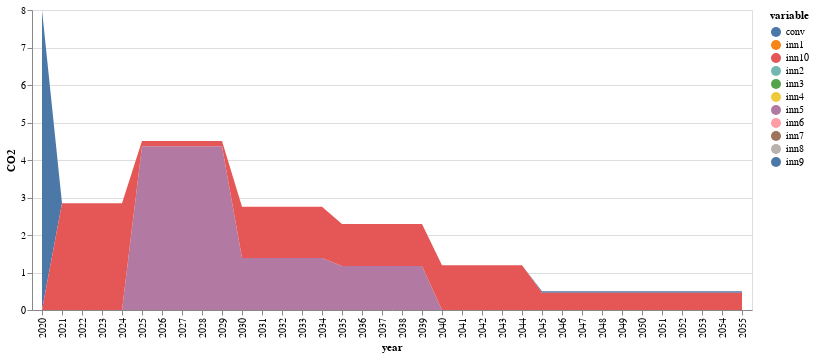

The notebook cell saved with this chart:
### Code cell
function conventional(t)
    return initial[1,3]*(1-sum(JuMP.values.(xk)[k,t] for k in 1:nrow(compromise)))
end

function innovation(i,t)
    if i==1
        return sum(JuMP.values.(xk)[k,t]*(co2fac[k,t]) for k=1:mapki[i,2])
    else
        return sum(JuMP.values.(xk)[k,t]*(co2fac[k,t]) for k=mapki[i-1,2]:mapki[i,2])
    end
end

conv=zeros(51)

conv[1]=initial[1,3]
inn_co2=zeros(nrow(innovations),51)

for inn in 1:nrow(innovations)
    inn_co2[inn,1]=0
end
j=0
for i in 2:51
    if 0 ≤ i ≤ 5
        j=1
    elseif 6 ≤ i ≤ 10
        j=2
    elseif 6 ≤ i ≤ 10
        j=3
    elseif 11 ≤ i ≤ 15
        j=4
    elseif 16 ≤ i ≤ 20
        j=5
    elseif 21 ≤ i ≤ 25
        j=6
    else
        j=7
    end
        
    conv[i]=conventional(j)
    for inn in 1:nrow(innovations)
        inn_co2[inn,i]=innovation(inn,j)
    end
end


sNames = ["conv","inn1","inn2","inn3","inn4","inn5","inn6","inn7","inn8","inn9","inn10"]
xLabels = []
for i in 2020:2070
    push!(xLabels,string(i))
end

df = DataFrame(year=xLabels, conv=conv, inn1=inn_co2[1,:],inn2=inn_co2[2,:],inn3=inn_co2[3,:],inn4=inn_co2[4,:],
        inn5=inn_co2[5,:],inn6=inn_co2[6,:],inn7=inn_co2[7,:],inn8=inn_co2[8,:],inn9=inn_co2[9,:],inn10=inn_co2[10,:])
df=df[1:36,:]
df |> stack |> @vlplot(:area, x=:year, y={:value, stack=:zero, title="CO2"}, color="variable:n",legend=:sNames)

### Figure 1 — Vega-Lite specification as saved in the notebook (floating-point values rounded to 4 significant figures; data arrays with more than 128 entries replaced by an {"elided": "..."} marker saying what was removed)
{"data": {"values": {"elided": "396 records"}}, "encoding": {"color": {"field": "variable", "type": "nominal"}, "x": {"field": "year"}, "y": {"field": "value", "stack": "zero", "title": "CO2", "type": "quantitative"}}, "legend": "sNames", "mark": "area"}
